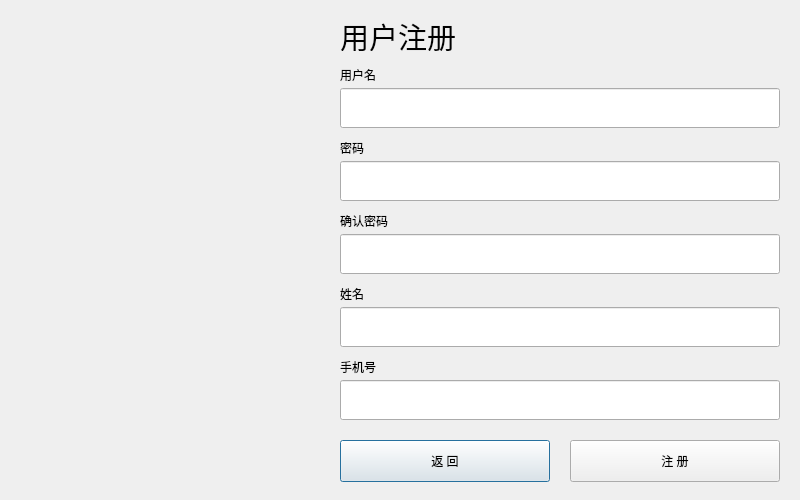
<?xml version="1.0" encoding="UTF-8"?>
<ui version="4.0">
 <class>RegisterDialog</class>
 <widget class="QDialog" name="RegisterDialog">
  <property name="geometry">
   <rect>
    <x>0</x>
    <y>0</y>
    <width>800</width>
    <height>500</height>
   </rect>
  </property>
  <property name="minimumSize">
   <size>
    <width>800</width>
    <height>500</height>
   </size>
  </property>
  <property name="maximumSize">
   <size>
    <width>800</width>
    <height>500</height>
   </size>
  </property>
  <property name="windowTitle">
   <string>用户注册</string>
  </property>
  <layout class="QHBoxLayout" name="horizontalLayout">
   <property name="spacing">
    <number>0</number>
   </property>
   <property name="leftMargin">
    <number>0</number>
   </property>
   <property name="topMargin">
    <number>0</number>
   </property>
   <property name="rightMargin">
    <number>0</number>
   </property>
   <property name="bottomMargin">
    <number>0</number>
   </property>
   <item>
    <widget class="QWidget" name="brandPanel" native="true">
     <property name="sizePolicy">
      <sizepolicy hsizetype="Preferred" vsizetype="Preferred">
       <horstretch>2</horstretch>
       <verstretch>0</verstretch>
      </sizepolicy>
     </property>
    </widget>
   </item>
   <item>
    <widget class="QWidget" name="registerPanel" native="true">
     <property name="sizePolicy">
      <sizepolicy hsizetype="Preferred" vsizetype="Preferred">
       <horstretch>3</horstretch>
       <verstretch>0</verstretch>
      </sizepolicy>
     </property>
     <widget class="QLabel" name="titleLabel">
      <property name="geometry">
       <rect>
        <x>20</x>
        <y>15</y>
        <width>150</width>
        <height>36</height>
       </rect>
      </property>
      <property name="text">
       <string>&lt;html&gt;&lt;head/&gt;&lt;body&gt;&lt;p&gt;&lt;span style=&quot; font-size:22pt;&quot;&gt;用户注册&lt;/span&gt;&lt;/p&gt;&lt;/body&gt;&lt;/html&gt;</string>
      </property>
     </widget>
     <widget class="QLabel" name="usernameLabel">
      <property name="geometry">
       <rect>
        <x>20</x>
        <y>65</y>
        <width>80</width>
        <height>20</height>
       </rect>
      </property>
      <property name="text">
       <string>用户名</string>
      </property>
     </widget>
     <widget class="QLineEdit" name="txtUsername">
      <property name="geometry">
       <rect>
        <x>20</x>
        <y>88</y>
        <width>440</width>
        <height>40</height>
       </rect>
      </property>
      <property name="minimumSize">
       <size>
        <width>440</width>
        <height>40</height>
       </size>
      </property>
      <property name="maximumSize">
       <size>
        <width>440</width>
        <height>40</height>
       </size>
      </property>
     </widget>
     <widget class="QLabel" name="passwordLabel">
      <property name="geometry">
       <rect>
        <x>20</x>
        <y>138</y>
        <width>80</width>
        <height>20</height>
       </rect>
      </property>
      <property name="text">
       <string>密码</string>
      </property>
     </widget>
     <widget class="QLineEdit" name="txtPassword">
      <property name="geometry">
       <rect>
        <x>20</x>
        <y>161</y>
        <width>440</width>
        <height>40</height>
       </rect>
      </property>
      <property name="minimumSize">
       <size>
        <width>440</width>
        <height>40</height>
       </size>
      </property>
      <property name="maximumSize">
       <size>
        <width>440</width>
        <height>40</height>
       </size>
      </property>
     </widget>
     <widget class="QLabel" name="confirmPasswordLabel">
      <property name="geometry">
       <rect>
        <x>20</x>
        <y>211</y>
        <width>80</width>
        <height>20</height>
       </rect>
      </property>
      <property name="text">
       <string>确认密码</string>
      </property>
     </widget>
     <widget class="QLineEdit" name="txtConfirmPassword">
      <property name="geometry">
       <rect>
        <x>20</x>
        <y>234</y>
        <width>440</width>
        <height>40</height>
       </rect>
      </property>
      <property name="minimumSize">
       <size>
        <width>440</width>
        <height>40</height>
       </size>
      </property>
      <property name="maximumSize">
       <size>
        <width>440</width>
        <height>40</height>
       </size>
      </property>
     </widget>
     <widget class="QLabel" name="nameLabel">
      <property name="geometry">
       <rect>
        <x>20</x>
        <y>284</y>
        <width>80</width>
        <height>20</height>
       </rect>
      </property>
      <property name="text">
       <string>姓名</string>
      </property>
     </widget>
     <widget class="QLineEdit" name="txtName">
      <property name="geometry">
       <rect>
        <x>20</x>
        <y>307</y>
        <width>440</width>
        <height>40</height>
       </rect>
      </property>
      <property name="minimumSize">
       <size>
        <width>440</width>
        <height>40</height>
       </size>
      </property>
      <property name="maximumSize">
       <size>
        <width>440</width>
        <height>40</height>
       </size>
      </property>
     </widget>
     <widget class="QLabel" name="phoneLabel">
      <property name="geometry">
       <rect>
        <x>20</x>
        <y>357</y>
        <width>80</width>
        <height>20</height>
       </rect>
      </property>
      <property name="text">
       <string>手机号</string>
      </property>
     </widget>
     <widget class="QLineEdit" name="txtPhone">
      <property name="geometry">
       <rect>
        <x>20</x>
        <y>380</y>
        <width>440</width>
        <height>40</height>
       </rect>
      </property>
      <property name="minimumSize">
       <size>
        <width>440</width>
        <height>40</height>
       </size>
      </property>
      <property name="maximumSize">
       <size>
        <width>440</width>
        <height>40</height>
       </size>
      </property>
     </widget>
     <widget class="QPushButton" name="btnBack">
      <property name="geometry">
       <rect>
        <x>20</x>
        <y>440</y>
        <width>210</width>
        <height>42</height>
       </rect>
      </property>
      <property name="minimumSize">
       <size>
        <width>210</width>
        <height>42</height>
       </size>
      </property>
      <property name="maximumSize">
       <size>
        <width>210</width>
        <height>42</height>
       </size>
      </property>
      <property name="text">
       <string>返 回</string>
      </property>
     </widget>
     <widget class="QPushButton" name="btnRegister">
      <property name="geometry">
       <rect>
        <x>250</x>
        <y>440</y>
        <width>210</width>
        <height>42</height>
       </rect>
      </property>
      <property name="minimumSize">
       <size>
        <width>210</width>
        <height>42</height>
       </size>
      </property>
      <property name="maximumSize">
       <size>
        <width>210</width>
        <height>42</height>
       </size>
      </property>
      <property name="text">
       <string>注 册</string>
      </property>
     </widget>
    </widget>
   </item>
  </layout>
 </widget>
 <resources/>
 <connections/>
</ui>
